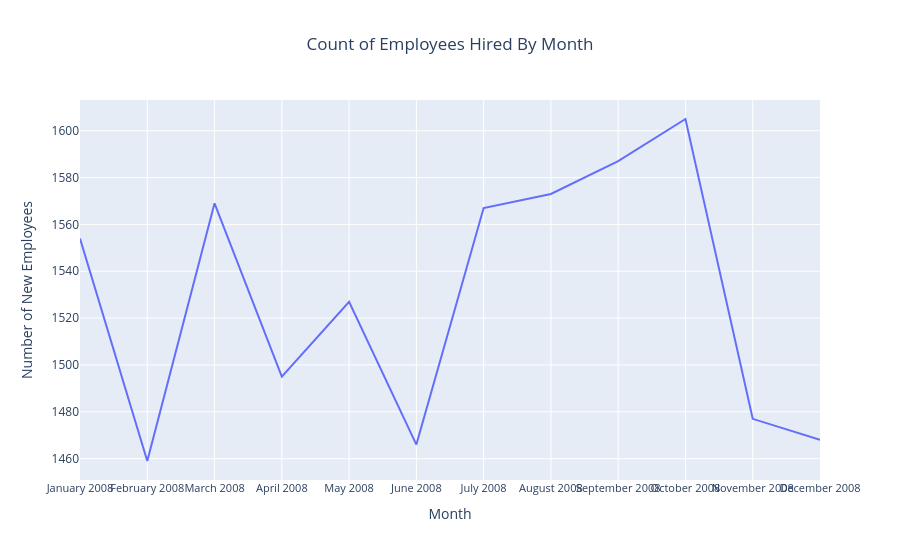

The notebook cell saved with this chart:
### Code cell
fig = px.line(
    counts_df, 
    x='Join_Month_Year', 
    y='count', 
    title='Count of Employees Hired By Month',
    labels={'Join_Month_Year': 'Month', 'count': 'Number of New Employees'},
    height=550
)

fig.update_layout(xaxis_tickangle=0, title_x=0.5)
fig.update_xaxes(tickfont=dict(size=11))
fig.show()

### Figure 1 — Plotly figure (JSON) as saved in the notebook; plotly's stock layout.template omitted (floating-point values rounded to 4 significant figures)
{"data": [{"hovertemplate": "Month=%{x}<br>Number of New Employees=%{y}<extra></extra>", "legendgroup": "", "line": {"color": "#636efa", "dash": "solid"}, "marker": {"symbol": "circle"}, "mode": "lines", "name": "", "orientation": "v", "showlegend": false, "type": "scatter", "x": ["January 2008", "February 2008", "March 2008", "April 2008", "May 2008", "June 2008", "July 2008", "August 2008", "September 2008", "October 2008", "November 2008", "December 2008"], "xaxis": "x", "y": [1554, 1459, 1569, 1495, 1527, 1466, 1567, 1573, 1587, 1605, 1477, 1468], "yaxis": "y"}], "layout": {"autosize": true, "legend": {"tracegroupgap": 0}, "title": {"text": "Count of Employees Hired By Month", "x": 0.5}, "xaxis": {"anchor": "y", "autorange": true, "domain": [0, 1], "range": [0, 11], "tickangle": 0, "tickfont": {"size": 11}, "title": {"text": "Month"}, "type": "category"}, "yaxis": {"anchor": "x", "autorange": true, "domain": [0, 1], "range": [1451.0, 1613.0], "title": {"text": "Number of New Employees"}, "type": "linear"}}}
